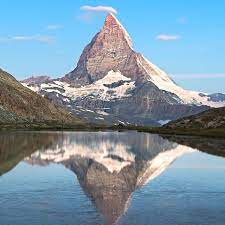
#> input picture image.jpg, 225 x 225 px
$ jupyter execute C121.ipynb
#> lines starting #> are read from the running program, lines starting #| are printed output that depends on the picture
[cell 1]
import numpy as np

[cell 2]
import cv2

[cell 3]
img = cv2.imread('image.jpg',0)
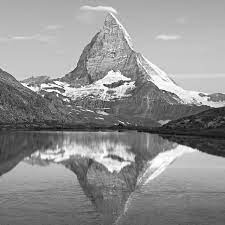
#> img: shape (225, 225); min 0, max 255, mean 145
cv2.imshow('image',img)
cv2.waitKey(0)
cv2.destroyAllWindows()

[cell 4]
cv2.imshow('image',img)
k = cv2.waitKey(0)
#> (key Esc is pressed here)
